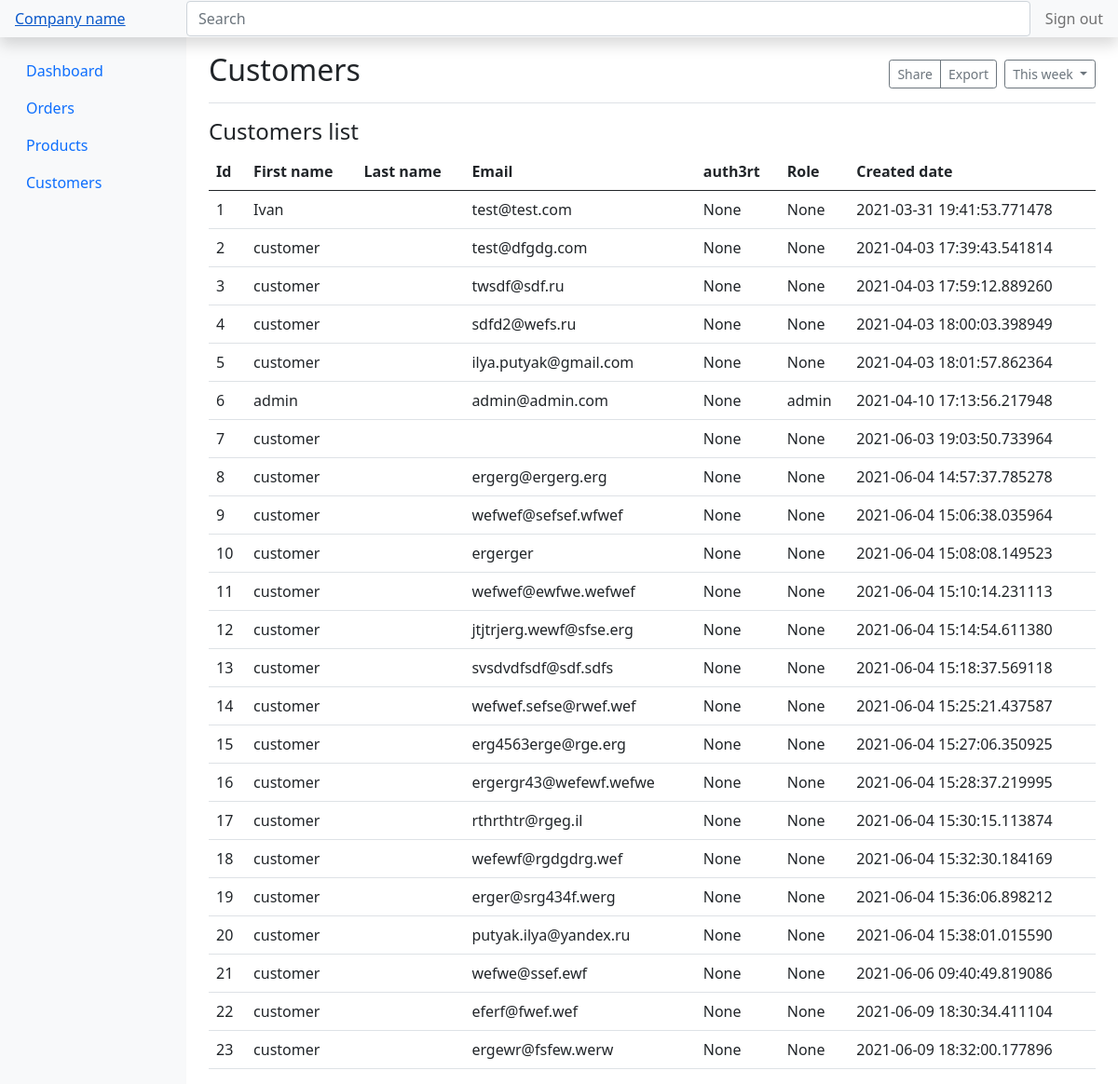
/admin/customers (signed in), run on the app's committed database.
### app.py (models this page shows)
class Customer(db.Model):
    __tablename__ = 'customers'
    id = db.Column(db.Integer, primary_key=True)
    firstname = db.Column(db.String, nullable=False)
    lastname = db.Column(db.String, nullable=True)
    email = db.Column(db.String, nullable=False, unique=True)
    password = db.Column(db.String, nullable=True)
    auth3rt = db.Column(db.String, nullable=True)
    role = db.Column(db.String, nullable=True)
    cdate = db.Column(db.DateTime, default=datetime.datetime.utcnow)

### app.py (the view)
@app.route('/admin/customers')
def admin_customers():
    try:
        session['auth_admin']
        query_customers = Customer.query.all()
        customers = []
        for i in query_customers:
            customers.append(dict(id=i.id, firstname=i.firstname, email=i.email, password=i.password, auth3rt=i.auth3rt, role=i.role, cdate=i.cdate))
        return render_template('admin_customers.html', customers=customers)
    except:
        return render_template('admin_dashboard.html', memo='memo')

### templates/admin_customers.html (shortened to what this page needs)
<!doctype html>
<html lang="en">
<head>
    <link href="https://getbootstrap.com/docs/5.0/dist/css/bootstrap.min.css" rel="stylesheet"
>
    <link href="https://getbootstrap.com/docs/5.0/examples/dashboard/dashboard.css" rel="stylesheet">
</head>
<body>
<header class="navbar navbar-light sticky-top bg-light flex-md-nowrap p-0 shadow">
    <a class="navbar navbar-light sticky-top bg-light col-md-3 col-lg-2 me-0 px-3" href="#">Company name</a>
    <input class="form-control form-control-dark w-100" type="text" placeholder="Search" aria-label="Search">
    <ul class="navbar-nav px-3">
        <li class="nav-item text-nowrap">
            <a class="nav-link" href="/delete-admin-auth/">Sign out</a>
        </li>
    </ul>
</header>
<div class="container-fluid">
    <div class="row">
        <nav id="sidebarMenu" class="col-md-3 col-lg-2 d-md-block bg-light sidebar collapse">
            <div class="position-sticky pt-3">
                <ul class="nav flex-column">
                    <li class="nav-item">
                        <a class="nav-link" href="/admin/dashboard">
                            Dashboard
                        </a>
                    </li>
                    <li class="nav-item">
                        <a class="nav-link" href="/admin/orders">
                            Orders
                        </a>
                    </li>
                    <li class="nav-item">
                        <a class="nav-link" href="/admin/products">
                            Products
                        </a>
                    </li>
                    <li class="nav-item">
                        <a class="nav-link active" aria-current="page" href="/admin/customers">
                            Customers
                        </a>
                    </li>
                </ul>
            </div>
        </nav>
        <main class="col-md-9 ms-sm-auto col-lg-10 px-md-4">
            <div class="d-flex justify-content-between flex-wrap flex-md-nowrap align-items-center pt-3 pb-2 mb-3 border-bottom">
                <h1 class="h2">Customers</h1>
                <div class="btn-toolbar mb-2 mb-md-0">
                    <div class="btn-group me-2">
                        <button type="button" class="btn btn-sm btn-outline-secondary">Share</button>
                        <button type="button" class="btn btn-sm btn-outline-secondary">Export</button>
                    </div>
                    <button type="button" class="btn btn-sm btn-outline-secondary dropdown-toggle">
                        This week
                    </button>
                </div>
            </div>
            <h4>Customers list</h4>
            <div class="table-responsive">
                <table class="table table-hover">
                    <thead>
                    <tr>
                        <th>Id</th>
                        <th>First name</th>
                        <th>Last name</th>
                        <th>Email</th>
                        <th>auth3rt</th>
                        <th>Role</th>
                        <th>Created date</th>
                    </tr>
                    </thead>
                    <tbody>
                    {% for i in customers %}
                    <tr data-toggle="modal" data-target="#{{ i.id }}">
                        <td>{{ i.id }}</td>
                        <td>{{ i.firstname }}</td>
                        <td>{{ i.lastname }}</td>
                        <td>{{ i.email }}</td>
                        <td>{{ i.auth3rt }}</td>
                        <td>{{ i.role }}</td>
                        <td>{{ i.cdate }}</td>
                    </tr>
                    {% endfor %}
                    </tbody>
                </table>
            </div>
        </main>
    </div>
</div>
</body>
</html>

### data on the page
Customer: id "1", firstname "Ivan", email "test@test.com", auth3rt "None", role "None", cdate "2021-03-31 19:41:53.771478"
Customer: id "2", firstname "customer", email "test@dfgdg.com", auth3rt "None", role "None", cdate "2021-04-03 17:39:43.541814"
Customer: id "3", firstname "customer", email "twsdf@sdf.ru", auth3rt "None", role "None", cdate "2021-04-03 17:59:12.889260"
Customer: id "4", firstname "customer", email "sdfd2@wefs.ru", auth3rt "None", role "None", cdate "2021-04-03 18:00:03.398949"
Customer: id "5", firstname "customer", email "ilya.putyak@gmail.com", auth3rt "None", role "None", cdate "2021-04-03 18:01:57.862364"
Customer: id "6", firstname "admin", email "admin@admin.com", auth3rt "None", role "admin", cdate "2021-04-10 17:13:56.217948"
Customer: id "7", firstname "customer", auth3rt "None", role "None", cdate "2021-06-03 19:03:50.733964"
Customer: id "8", firstname "customer", email "ergerg@ergerg.erg", auth3rt "None", role "None", cdate "2021-06-04 14:57:37.785278"
Customer: id "9", firstname "customer", email "wefwef@sefsef.wfwef", auth3rt "None", role "None", cdate "2021-06-04 15:06:38.035964"
Customer: id "10", firstname "customer", email "ergerger", auth3rt "None", role "None", cdate "2021-06-04 15:08:08.149523"
Customer: id "11", firstname "customer", email "wefwef@ewfwe.wefwef", auth3rt "None", role "None", cdate "2021-06-04 15:10:14.231113"
Customer: id "12", firstname "customer", email "jtjtrjerg.wewf@sfse.erg", auth3rt "None", role "None", cdate "2021-06-04 15:14:54.611380"
Customer: id "13", firstname "customer", email "svsdvdfsdf@sdf.sdfs", auth3rt "None", role "None", cdate "2021-06-04 15:18:37.569118"
Customer: id "14", firstname "customer", email "wefwef.sefse@rwef.wef", auth3rt "None", role "None", cdate "2021-06-04 15:25:21.437587"
Customer: id "15", firstname "customer", email "erg4563erge@rge.erg", auth3rt "None", role "None", cdate "2021-06-04 15:27:06.350925"
Customer: id "16", firstname "customer", email "ergergr43@wefewf.wefwe", auth3rt "None", role "None", cdate "2021-06-04 15:28:37.219995"
Customer: id "17", firstname "customer", email "rthrthtr@rgeg.il", auth3rt "None", role "None", cdate "2021-06-04 15:30:15.113874"
Customer: id "18", firstname "customer", email "wefewf@rgdgdrg.wef", auth3rt "None", role "None", cdate "2021-06-04 15:32:30.184169"
Customer: id "19", firstname "customer", email "erger@srg434f.werg", auth3rt "None", role "None", cdate "2021-06-04 15:36:06.898212"
Customer: id "20", firstname "customer", email "putyak.ilya@yandex.ru", auth3rt "None", role "None", cdate "2021-06-04 15:38:01.015590"
Customer: id "21", firstname "customer", email "wefwe@ssef.ewf", auth3rt "None", role "None", cdate "2021-06-06 09:40:49.819086"
Customer: id "22", firstname "customer", email "eferf@fwef.wef", auth3rt "None", role "None", cdate "2021-06-09 18:30:34.411104"
Customer: id "23", firstname "customer", email "ergewr@fsfew.werw", auth3rt "None", role "None", cdate "2021-06-09 18:32:00.177896"
